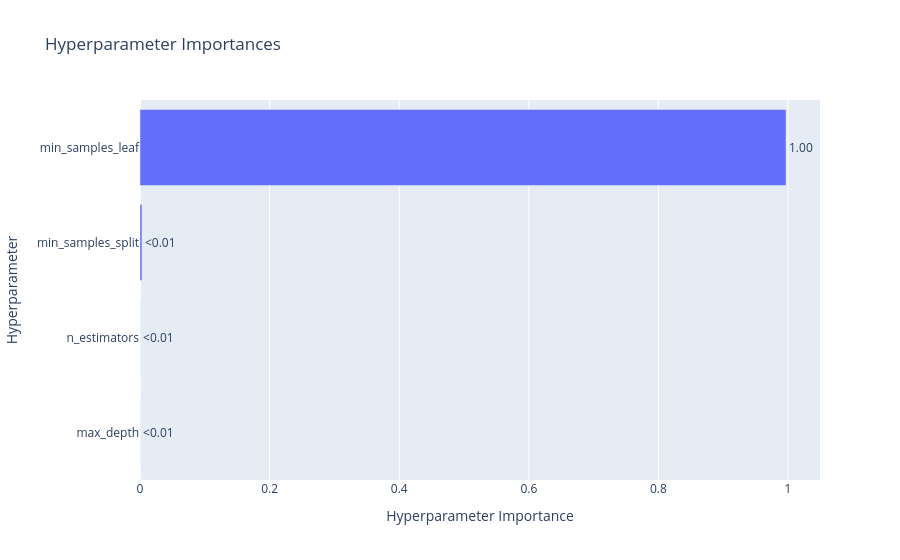

Notebook code for this chart:
### Code cell
optuna.visualization.plot_param_importances(study)

### Figure 1 — Plotly figure (JSON) as saved in the notebook; plotly's stock layout.template omitted (floating-point values rounded to 4 significant figures)
{"data": [{"cliponaxis": false, "hovertemplate": ["max_depth (IntDistribution): 6.543207543731085e-05<extra></extra>", "n_estimators (IntDistribution): 9.336300066703028e-05<extra></extra>", "min_samples_split (IntDistribution): 0.00300443628118668<extra></extra>", "min_samples_leaf (IntDistribution): 0.996836768642709<extra></extra>"], "name": "Objective Value", "orientation": "h", "text": ["<0.01", "<0.01", "<0.01", "1.00"], "textposition": "outside", "type": "bar", "x": [6.543e-05, 9.336e-05, 0.003004, 0.9968], "y": ["max_depth", "n_estimators", "min_samples_split", "min_samples_leaf"]}], "layout": {"title": {"text": "Hyperparameter Importances"}, "xaxis": {"title": {"text": "Hyperparameter Importance"}}, "yaxis": {"title": {"text": "Hyperparameter"}}}}
